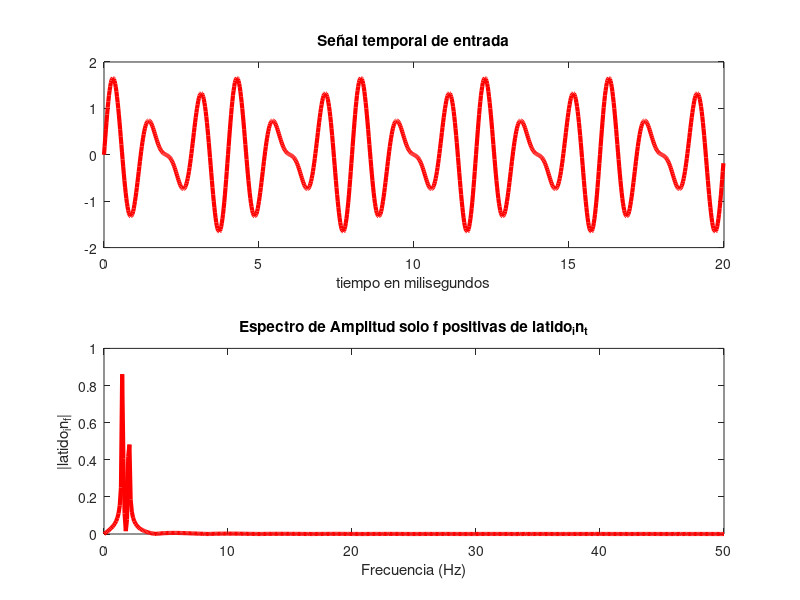
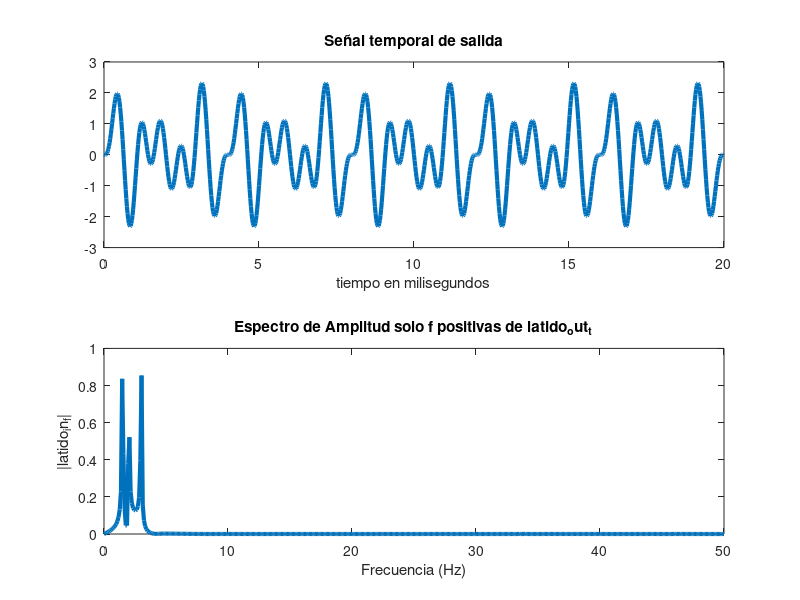
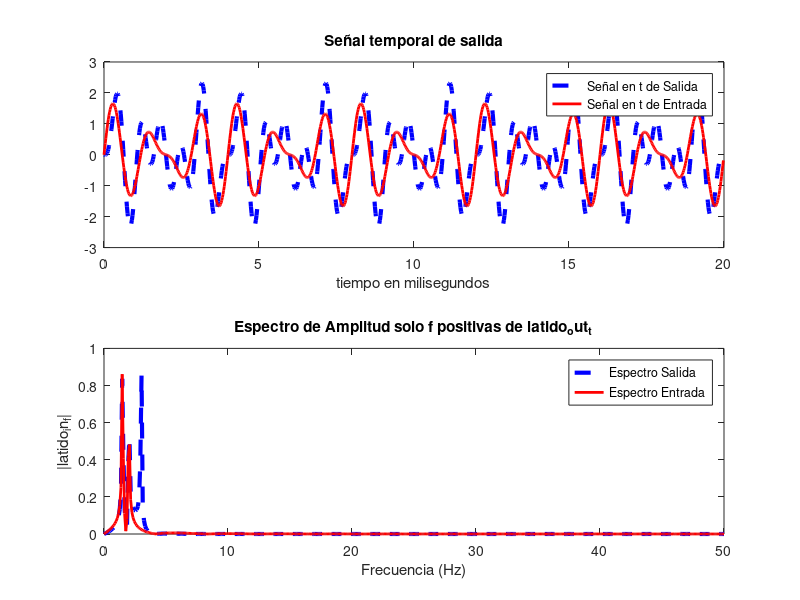

These charts were generated, in order, by the following MATLAB code:
% Autor: Pablo Halamaj
% Fecha: 2017-10-08
% Funcion: Tomar una matrix de valores de entrada procesarla con un codigo a eleccion y graficar la salida
% Version: 0.1-alpha
% Input: Archivo de texto input.txt con valores de señal de entrada en el tiempo en formato <a definir>
% Output: Archivo de texto output.txt con valores de señal de salida en el tiempo en formato <a definir>

% Limpio el workspace
clear;

% - Incio Variables

% IN y out de mi señal
latido_in_t = dlmread('input.txt'); 	% aqui guardo los valores de mi señal de entrada
latido_in_f = ''; 			% aqui guardo el analisis en F de la señal
latido_out_t = ''; 			% aqui guardo los valores de mi señal de salida
latido_out_f = ''; 			% aqui guardo el analisis en F de la señal

% variables de FFT
Fs = 100;				% Sampling frequency -> 1000 Muestras por Segundo
T = 2/Fs;				% Sample time -> 2 segundos
L = 0;					% Largo de la Señal -> se define mas abajo
t = 0;					% Vector de tiempo -> se define mas abajo


% - Fin Variables


% - Inicio Importar entrada
% - INPUT: Recibe los valores de una señal temporal en texto, muestra su espectro
% - OUTPUT: ploteo en t y f de la entrada

latido_in_t = dlmread('input.txt');
L = length(latido_in_t);
t = (0:L-1)*T;

% Ploteo la señal en el Tiempo
figure(1);
subplot(2,1,1);
LIN_t =plot(t,latido_in_t,'-r');
set(LIN_t,'LineWidth',3); 
title('Señal temporal de entrada');
xlabel('tiempo en milisegundos');
hold on;

% le hago la FFT y muestro sus componentes en F
NFFT = 2^nextpow2(L); % Next power of 2 from length of y
latido_in_f = fft(latido_in_t,NFFT)/L;
f = Fs/2*linspace(0,1,NFFT/2+1);

% Plot single-sided amplitude spectrum.
subplot(2,1,2);
LIN_F = plot(f,2*abs(latido_in_f(1:NFFT/2+1)),'-r');
set(LIN_F,'LineWidth',3); 
title('Espectro de Amplitud solo f positivas de latido_in_t');
xlabel('Frecuencia (Hz)');
ylabel('|latido_in_f|');
hold off;





% Aqui va el codigo de Filtrado!!!
% el valor de entrada es latido_in_t
% no usarlo directamente copiarlo a alguna variable temporal
% por ejemplo: mi_var = latido_in_t;
% porque al final vamos a plotear latido_in y latido_out para compararlos

mi_var = latido_in_t;

% no hago nada!
mi_var_filtrada = mi_var -  sin(2*pi*1.5*t) ;


latido_out_t = mi_var_filtrada;
% Aqui termina el codigo sacar tu señal filtrada en latido_out_t
% haciendo por ejemplo: latido_out_t = mi_var_filtrada;

% - Inicio el ploteo de la salida y la comparación con la entrada
% - INPUT: señal en tiempo filtrada dentro de la variable latido_out_t
% - OUTPUT: ploteo en t y f de la entrada y la salida para compararlas.
% Ploteo la señal en el Tiempo

% Guardo la señal filtrada en el archivo de salida
dlmwrite('output.txt',latido_out_t,'delimiter','\t','precision',3);




figure(2);
subplot(2,1,1);
LON_t =plot(t,latido_out_t);
set(LON_t,'LineWidth',3);
title('Señal temporal de salida');
xlabel('tiempo en milisegundos');
hold on;

% le hago la FFT y muestro sus componentes en F
NFFT = 2^nextpow2(L); % Next power of 2 from length of y
latido_out_f = fft(latido_out_t,NFFT)/L;
f = Fs/2*linspace(0,1,NFFT/2+1);

% Plot single-sided amplitude spectrum.
subplot(2,1,2);
LON_F = plot(f,2*abs(latido_out_f(1:NFFT/2+1)));
set(LON_F,'LineWidth',3);
title('Espectro de Amplitud solo f positivas de latido_out_t');
xlabel('Frecuencia (Hz)');
ylabel('|latido_in_f|');
hold off;

%
% ahora grafico entrada y salida juntos!
%
figure(3);
subplot(2,1,1);
LON_t =plot(t,latido_out_t,'--b');
set(LON_t,'LineWidth',3);
title('Señal temporal de salida');
xlabel('tiempo en milisegundos');
hold on;
LIN_t =plot(t,latido_in_t,'-r');
set(LIN_t,'LineWidth',2);
legend('Señal en t de Salida','Señal en t de Entrada');
hold on;


% le hago la FFT y muestro sus componentes en F
NFFT = 2^nextpow2(L); % Next power of 2 from length of y
latido_out_f = fft(latido_out_t,NFFT)/L;
f = Fs/2*linspace(0,1,NFFT/2+1);

% Plot single-sided amplitude spectrum.
subplot(2,1,2);
LON_F = plot(f,2*abs(latido_out_f(1:NFFT/2+1)),'--b');
set(LON_F,'LineWidth',3);
title('Espectro de Amplitud solo f positivas de latido_out_t');
xlabel('Frecuencia (Hz)');
ylabel('|latido_in_f|');
hold on;
LIN_F = plot(f,2*abs(latido_in_f(1:NFFT/2+1)),'-r');
set(LIN_F,'LineWidth',2);
legend('Espectro Salida','Espectro Entrada');
hold off;

